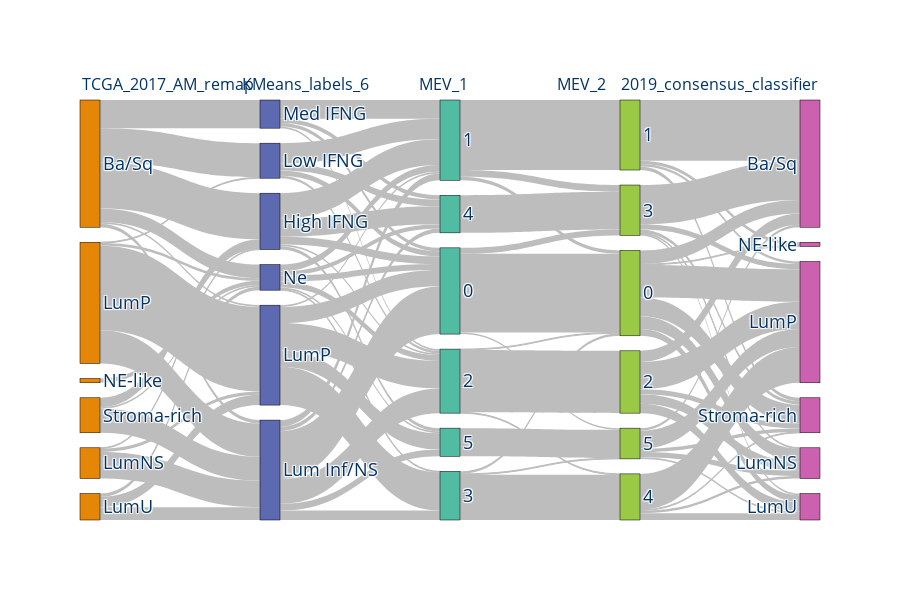

Source (notebook cell):
### Code cell
sky_fig.update_layout(
    title="",
    font=dict(size=18),
)

### Figure 1 — Plotly figure (JSON) as saved in the notebook; plotly's stock layout.template omitted (floating-point values rounded to 4 significant figures)
{"data": [{"arrangement": "perpendicular", "link": {"color": "#bdbdbd", "source": [0, 0, 0, 0, 0, 0, 1, 1, 1, 2, 2, 2, 2, 3, 3, 3, 4, 5, 5, 5, 6, 6, 6, 6, 6, 7, 7, 7, 7, 8, 8, 8, 8, 8, 8, 9, 9, 9, 9, 9, 10, 10, 10, 10, 11, 11, 11, 11, 11, 11, 12, 12, 12, 13, 13, 13, 14, 14, 14, 15, 15, 15, 16, 17, 18, 18, 18, 18, 18, 18, 19, 19, 19, 19, 20, 20, 20, 20, 20, 21, 21, 21, 21, 21, 22, 22, 22, 22, 23, 23, 23, 23, 23], "target": [6, 7, 8, 9, 10, 11, 6, 8, 9, 7, 8, 9, 11, 8, 9, 11, 11, 6, 8, 11, 12, 13, 14, 16, 17, 12, 13, 14, 16, 12, 13, 14, 15, 16, 17, 12, 13, 14, 15, 17, 12, 13, 14, 16, 12, 13, 14, 15, 16, 17, 18, 21, 23, 18, 19, 21, 18, 20, 22, 18, 22, 23, 21, 23, 24, 25, 26, 27, 28, 29, 24, 26, 28, 29, 24, 25, 26, 27, 29, 24, 25, 26, 27, 29, 25, 26, 27, 29, 24, 25, 26, 27, 29], "value": [54, 40, 4, 2, 33, 16, 1, 31, 4, 1, 39, 99, 3, 15, 12, 4, 5, 11, 28, 2, 9, 30, 2, 21, 4, 6, 24, 3, 8, 56, 8, 29, 11, 5, 8, 19, 2, 32, 45, 19, 4, 22, 2, 5, 7, 8, 7, 1, 5, 2, 92, 7, 2, 4, 82, 8, 1, 73, 1, 3, 53, 1, 44, 33, 16, 15, 38, 8, 1, 22, 71, 3, 4, 4, 13, 11, 32, 11, 6, 46, 1, 6, 2, 4, 3, 42, 8, 1, 3, 6, 21, 2, 4]}, "node": {"color": ["rgb(229, 134, 6)", "rgb(229, 134, 6)", "rgb(229, 134, 6)", "rgb(229, 134, 6)", "rgb(229, 134, 6)", "rgb(229, 134, 6)", "rgb(93, 105, 177)", "rgb(93, 105, 177)", "rgb(93, 105, 177)", "rgb(93, 105, 177)", "rgb(93, 105, 177)", "rgb(93, 105, 177)", "rgb(82, 188, 163)", "rgb(82, 188, 163)", "rgb(82, 188, 163)", "rgb(82, 188, 163)", "rgb(82, 188, 163)", "rgb(82, 188, 163)", "rgb(153, 201, 69)", "rgb(153, 201, 69)", "rgb(153, 201, 69)", "rgb(153, 201, 69)", "rgb(153, 201, 69)", "rgb(153, 201, 69)", "rgb(204, 97, 176)", "rgb(204, 97, 176)", "rgb(204, 97, 176)", "rgb(204, 97, 176)", "rgb(204, 97, 176)", "rgb(204, 97, 176)"], "label": ["Ba/Sq", "LumNS", "LumP", "LumU", "NE-like", "Stroma-rich", "High IFNG", "Low IFNG", "Lum Inf/NS", "LumP", "Med IFNG", "Ne", 0, 1, 2, 3, 4, 5, 0, 1, 2, 3, 4, 5, "Ba/Sq", "LumNS", "LumP", "LumU", "NE-like", "Stroma-rich"], "line": {"color": "black", "width": 0.5}, "pad": 15, "thickness": 20}, "type": "sankey"}], "layout": {"annotations": [{"align": "left", "font": {"color": "#003366", "size": 16}, "showarrow": false, "text": "TCGA_2017_AM_remap", "x": 0, "xref": "x", "y": 1.07, "yref": "paper"}, {"align": "left", "font": {"color": "#003366", "size": 16}, "showarrow": false, "text": "KMeans_labels_6", "x": 1, "xref": "x", "y": 1.07, "yref": "paper"}, {"align": "left", "font": {"color": "#003366", "size": 16}, "showarrow": false, "text": "MEV_1", "x": 2, "xref": "x", "y": 1.07, "yref": "paper"}, {"align": "left", "font": {"color": "#003366", "size": 16}, "showarrow": false, "text": "MEV_2", "x": 3, "xref": "x", "y": 1.07, "yref": "paper"}, {"align": "left", "font": {"color": "#003366", "size": 16}, "showarrow": false, "text": "2019_consensus_classifier", "x": 4, "xref": "x", "y": 1.07, "yref": "paper"}], "font": {"color": "#003366", "size": 18}, "height": 600, "plot_bgcolor": "rgba(0,0,0,0)", "title": {"text": ""}, "xaxis": {"showgrid": false, "visible": false, "zeroline": false}, "yaxis": {"showgrid": false, "visible": false, "zeroline": false}}}
